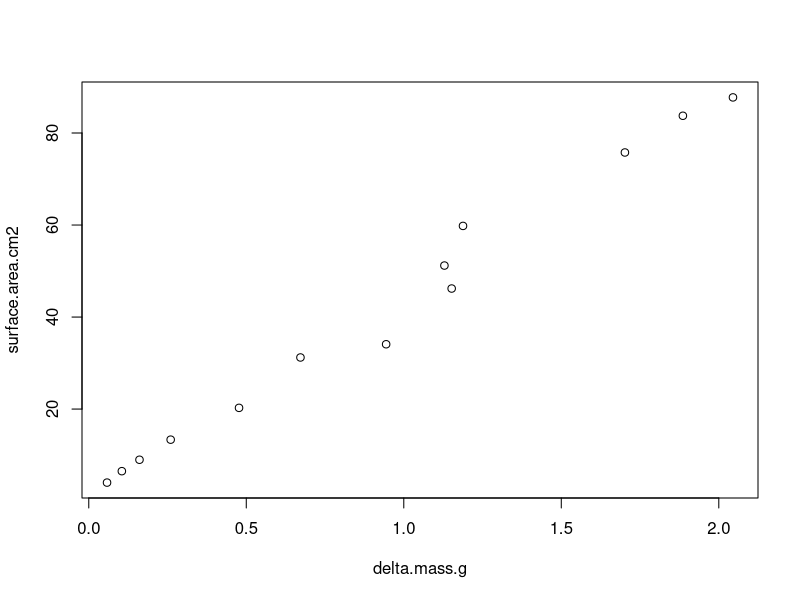

This chart was generated by the following R code:
#Title: Surface Area By Wax Dipping 
#Project: E5
#Author: HM Putnam 
#Edited by: HM Putnam
#Date Last Modified: 20191027
#See Readme file for details

rm(list=ls()) #clears workspace 

## install packages if you dont already have them in your library
#if ("devtools" %in% rownames(installed.packages()) == 'FALSE') install.packages('devtools') 


#Surface area by wax dipping Veal et al 

Data <- read.csv("RAnalysis/Data/Wax_Data.csv", header=TRUE)

Stnds <- read.csv("RAnalysis/Data/wax.standards_1.csv", header=TRUE)
Stnds$delta.mass.g <- Stnds$weight2.g-Stnds$weight1.g
#Stnds$area.cm2 <- ((pi*(Stnds$diameter.cm)^2) + (2*pi*(Stnds$diameter.cm)))
stnd.curve <- lm(surface.area.cm2~delta.mass.g, data=Stnds)
plot(surface.area.cm2~delta.mass.g, data=Stnds)

stnd.curve$coefficients

fecundity <- subset(Data, Sample.Type=="Fecundity")
fecundity$delta.mass.g <- fecundity$waxedmass.g-fecundity$mass.g
fecundity$SA.cm2 <- stnd.curve$coefficients[2] * fecundity$delta.mass.g + stnd.curve$coefficients[1]


E5.Data <- subset(Data, Sample.Type=="E5")
E5.Data$delta.mass.g <- E5.Data$waxedmass.g-E5.Data$mass.g

E5.Data$SA.cm2 <- stnd.curve$coefficients[2] * E5.Data$delta.mass.g + stnd.curve$coefficients[1]
write.csv(E5.Data, "RAnalysis/Data/surface_area.csv")

